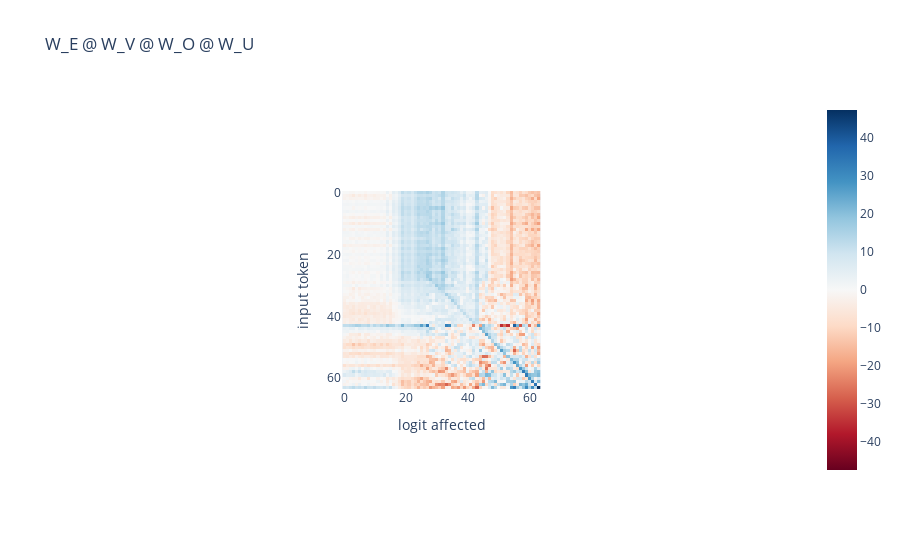
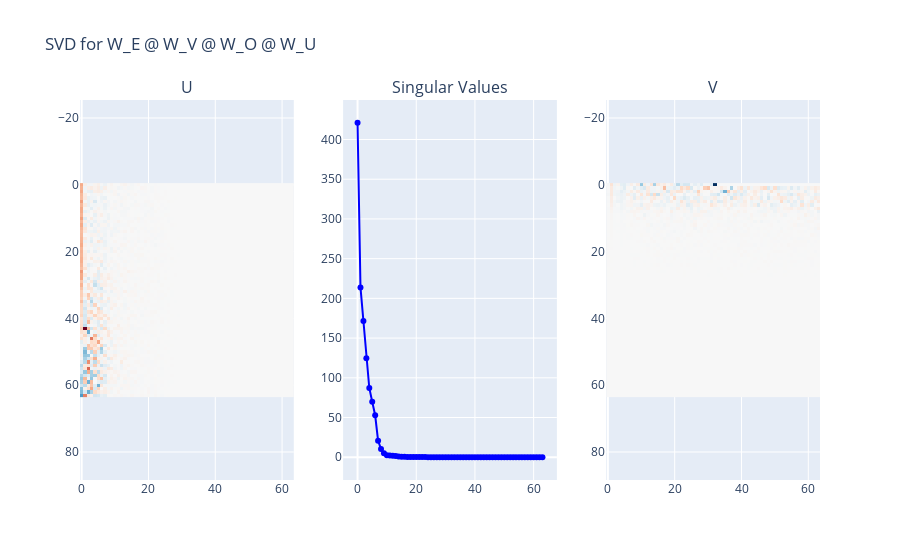
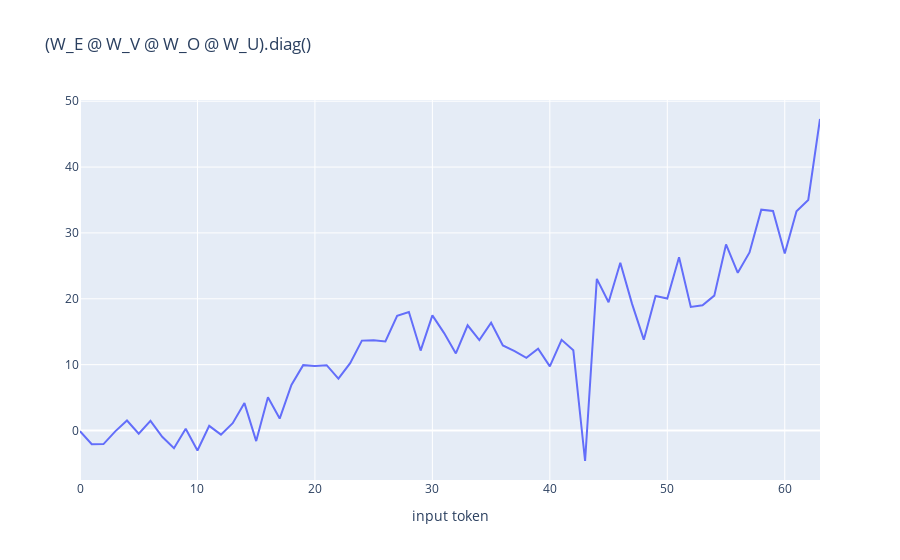

Source (notebook cell) for these figures, in order:
### Markdown cell above
> How does OV of each token affect the output logits?

### Code cell
l1h1.analyze_EVOU(model)

### Figure 1 — Plotly figure (JSON) as saved in the notebook; plotly's stock layout.template omitted (floating-point values rounded to 4 significant figures; data arrays with more than 128 entries replaced by an {"elided": "..."} marker saying what was removed)
{"data": [{"coloraxis": "coloraxis", "hovertemplate": "logit affected: %{x}<br>input token: %{y}<br>color: %{z}<extra></extra>", "name": "0", "type": "heatmap", "xaxis": "x", "yaxis": "y", "z": {"elided": "64x64 float values"}}], "layout": {"autosize": true, "coloraxis": {"cmid": 0, "colorscale": [[0, "rgb(103,0,31)"], [0.1, "rgb(178,24,43)"], [0.2, "rgb(214,96,77)"], [0.3, "rgb(244,165,130)"], [0.4, "rgb(253,219,199)"], [0.5, "rgb(247,247,247)"], [0.6, "rgb(209,229,240)"], [0.7, "rgb(146,197,222)"], [0.8, "rgb(67,147,195)"], [0.9, "rgb(33,102,172)"], [1, "rgb(5,48,97)"]]}, "title": {"text": "W_E @ W_V @ W_O @ W_U"}, "xaxis": {"anchor": "y", "autorange": true, "constrain": "domain", "domain": [0.363, 0.637], "range": [-0.5, 63.5], "scaleanchor": "y", "title": {"text": "logit affected"}}, "yaxis": {"anchor": "x", "autorange": true, "constrain": "domain", "domain": [0, 1], "range": [63.5, -0.5], "title": {"text": "input token"}}}}

### Figure 2 — Plotly figure (JSON) as saved in the notebook; plotly's stock layout.template omitted (floating-point values rounded to 4 significant figures; data arrays with more than 128 entries replaced by an {"elided": "..."} marker saying what was removed)
{"data": [{"colorscale": [[0, "rgb(103,0,31)"], [0.1, "rgb(178,24,43)"], [0.2, "rgb(214,96,77)"], [0.3, "rgb(244,165,130)"], [0.4, "rgb(253,219,199)"], [0.5, "rgb(247,247,247)"], [0.6, "rgb(209,229,240)"], [0.7, "rgb(146,197,222)"], [0.8, "rgb(67,147,195)"], [0.9, "rgb(33,102,172)"], [1, "rgb(5,48,97)"]], "hovertemplate": "U: %{y}<br>Singular Index: %{x}<br>Value: %{z}<extra></extra>", "showscale": false, "type": "heatmap", "xaxis": "x", "yaxis": "y", "z": {"elided": "64x64 float values"}, "zmax": 8.567, "zmin": -8.567}, {"colorscale": [[0, "rgb(103,0,31)"], [0.1, "rgb(178,24,43)"], [0.2, "rgb(214,96,77)"], [0.3, "rgb(244,165,130)"], [0.4, "rgb(253,219,199)"], [0.5, "rgb(247,247,247)"], [0.6, "rgb(209,229,240)"], [0.7, "rgb(146,197,222)"], [0.8, "rgb(67,147,195)"], [0.9, "rgb(33,102,172)"], [1, "rgb(5,48,97)"]], "hovertemplate": "V: %{x}<br>Singular Index: %{y}<br>Value: %{z}<extra></extra>", "showscale": false, "type": "heatmap", "xaxis": "x3", "yaxis": "y3", "z": {"elided": "64x64 float values"}, "zmax": 16.4, "zmin": -16.4}, {"hovertemplate": "Singular Value: %{y}<br>Singular Index: %{x}<extra></extra>", "line": {"color": "blue"}, "marker": {"color": "blue"}, "mode": "lines+markers", "type": "scatter", "x": [0, 1, 2, 3, 4, 5, 6, 7, 8, 9, 10, 11, 12, 13, 14, 15, 16, 17, 18, 19, 20, 21, 22, 23, 24, 25, 26, 27, 28, 29, 30, 31, 32, 33, 34, 35, 36, 37, 38, 39, 40, 41, 42, 43, 44, 45, 46, 47, 48, 49, 50, 51, 52, 53, 54, 55, 56, 57, 58, 59, 60, 61, 62, 63], "xaxis": "x2", "y": [421.1, 213.8, 171.5, 124.6, 87.21, 69.94, 52.84, 20.86, 10.27, 4.928, 2.601, 2.077, 1.919, 1.5, 0.9708, 0.6751, 0.5908, 0.4365, 0.4016, 0.3252, 0.2952, 0.2663, 0.2117, 0.158, 0.134, 0.06205, 0.05261, 0.03642, 0.01259, 0.00747, 0.002473, 0.0002204, 3.113e-05, 1.884e-05, 1.884e-05, 1.884e-05, 1.884e-05, 1.884e-05, 1.884e-05, 1.884e-05, 1.884e-05, 1.884e-05, 1.884e-05, 1.884e-05, 1.884e-05, 1.884e-05, 1.884e-05, 1.884e-05, 1.884e-05, 1.884e-05, 1.884e-05, 1.884e-05, 1.884e-05, 1.884e-05, 1.884e-05, 1.884e-05, 1.884e-05, 1.884e-05, 1.884e-05, 1.884e-05, 1.884e-05, 1.884e-05, 1.884e-05, 1.884e-05], "yaxis": "y2"}], "layout": {"annotations": [{"font": {"size": 16}, "showarrow": false, "text": "U", "x": 0.1444, "xanchor": "center", "xref": "paper", "y": 1, "yanchor": "bottom", "yref": "paper"}, {"font": {"size": 16}, "showarrow": false, "text": "Singular Values", "x": 0.5, "xanchor": "center", "xref": "paper", "y": 1, "yanchor": "bottom", "yref": "paper"}, {"font": {"size": 16}, "showarrow": false, "text": "V", "x": 0.8556, "xanchor": "center", "xref": "paper", "y": 1, "yanchor": "bottom", "yref": "paper"}], "autosize": true, "title": {"text": "SVD for W_E @ W_V @ W_O @ W_U"}, "xaxis": {"anchor": "y", "autorange": true, "domain": [0, 0.2889], "range": [-3.269, 66.27]}, "xaxis2": {"anchor": "y2", "autorange": true, "domain": [0.3556, 0.6444], "range": [-5.058, 68.06], "type": "linear"}, "xaxis3": {"anchor": "y3", "autorange": true, "domain": [0.7111, 1], "range": [-0.5, 63.5]}, "yaxis": {"anchor": "x", "autorange": true, "domain": [0, 1], "range": [63.5, -0.5], "scaleanchor": "x"}, "yaxis2": {"anchor": "x2", "autorange": true, "domain": [0, 1], "range": [-34.75, 455.8], "type": "linear"}, "yaxis3": {"anchor": "x3", "autorange": true, "domain": [0, 1], "range": [63.5, -0.5], "scaleanchor": "x"}}}

### Figure 3 — Plotly figure (JSON) as saved in the notebook; plotly's stock layout.template omitted (floating-point values rounded to 4 significant figures)
{"data": [{"hovertemplate": "Input Token: %{x}<br>Logit on %{x}: %{y}", "legendgroup": "0", "line": {"color": "#636efa", "dash": "solid"}, "marker": {"symbol": "circle"}, "mode": "lines", "name": "0", "orientation": "v", "showlegend": true, "type": "scatter", "x": [0, 1, 2, 3, 4, 5, 6, 7, 8, 9, 10, 11, 12, 13, 14, 15, 16, 17, 18, 19, 20, 21, 22, 23, 24, 25, 26, 27, 28, 29, 30, 31, 32, 33, 34, 35, 36, 37, 38, 39, 40, 41, 42, 43, 44, 45, 46, 47, 48, 49, 50, 51, 52, 53, 54, 55, 56, 57, 58, 59, 60, 61, 62, 63], "xaxis": "x", "y": [-0.104, -2.069, -2.057, -0.1301, 1.518, -0.4772, 1.477, -0.9577, -2.68, 0.2842, -3.038, 0.7094, -0.6174, 1.117, 4.164, -1.601, 5.047, 1.816, 6.92, 9.927, 9.796, 9.924, 7.867, 10.23, 13.65, 13.72, 13.52, 17.42, 17.98, 12.14, 17.49, 14.79, 11.71, 15.97, 13.74, 16.36, 12.92, 12.04, 11.03, 12.41, 9.741, 13.77, 12.18, -4.626, 23.02, 19.48, 25.48, 19.23, 13.8, 20.43, 20.03, 26.3, 18.77, 19.02, 20.48, 28.25, 23.95, 27.04, 33.53, 33.33, 26.87, 33.29, 35.0, 47.3], "yaxis": "y"}], "layout": {"autosize": true, "legend": {"title": {"text": "variable"}, "tracegroupgap": 0}, "showlegend": false, "title": {"text": "(W_E @ W_V @ W_O @ W_U).diag()"}, "xaxis": {"anchor": "y", "autorange": true, "domain": [0, 1], "range": [0, 63], "title": {"text": "input token"}, "type": "linear"}, "yaxis": {"anchor": "x", "autorange": true, "domain": [0, 1], "range": [-7.51, 50.18], "title": {"text": ""}, "type": "linear"}}}
